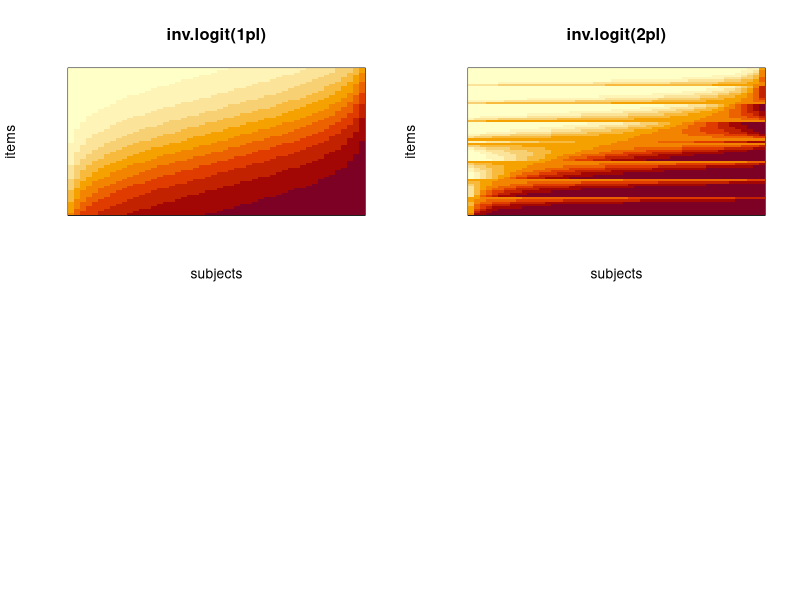

The R source for this figure: (Note: this script raises an error after producing the figure.)
# Item Response Theory when applied to proficiency 
# dictates that the probability of a succesful response to a given problem 
# depends on the ability of the subject and the difficulty of the item

# data are simulated based on a bernouili distribution conditional on the difference
# between the subject ability and the item difficulty
 
# PROFICIENCY (subject abilities)
# assume 49 values on a standard normal distribution with probabilities from .025 to .975
S <- round(qnorm(seq(.01,(1-.01),by=.02),0,1),3)
names(S) <- paste0('s',1:length(S))

# DIFFICULTY & DISCRIMINATION (item properties)
# assume 65 values with probabilities from -2.4 to 2.4 on a uniform distribution
I <- seq(-2.4,2.4,by=.075)
names(I) <- paste0('i',1:length(I))
D <- c(seq(.05,3.15,.1),1,seq(3.15,.05,-.1))
tst <- unlist(lapply(1:4,function(.x) seq(.x,32,by=4)))
tst <- c(tst[32:1],33,tst)
D <- D[tst]
names(D) <- names(I)

# SUCCESS PROBABILITIES
# assume that each subject responds to each item
# assume a success probability that is inversly related to the logit of S-I
P2 <- round(plogis(sweep(outer(S,I,'-'),MARGIN=2,D,`*`)),3)
# reset the discrimation D as rep(1,length(D)) to go from 2PL to 1PL
P1 <- round(plogis(sweep(outer(S,I,'-'),MARGIN=2,rep(1,length(D)),`*`)),3)
dimnames(P1) <- dimnames(P2) <- list(names(S),names(I))

# OBSERVATIONS (Success / Failure)
# assume that the observations are distributed bernouli given the inverse logit of S-I
set.seed(312)
O2 <- matrix(mapply(function(r,c) rbinom(1,1,P2[r,c]), row(P2), col(P2)  ),nrow=nrow(P2),ncol=ncol(P2))
O1 <- matrix(mapply(function(r,c) rbinom(1,1,P1[r,c]), row(P1), col(P1)  ),nrow=nrow(P1),ncol=ncol(P1))
dimnames(O1) <- dimnames(O2) <- list(names(S),names(I))

# PROBABILITIES
par(mfrow=c(2,2))
	image(P1,main="inv.logit(1pl)",xlab="subjects",ylab="items",xaxt='n',yaxt='n')
	image(P2,main="inv.logit(2pl)",xlab="subjects",ylab="items",xaxt='n',yaxt='n')
# OBSERVATIONS
	image(O1.5,main="Obs(1pl)",xlab="subjects",ylab="items",xaxt='n',yaxt='n')
	image(O2.5,main="Obs(2pl)",xlab="subjects",ylab="items",xaxt='n',yaxt='n')
par(mfrow=c(1,1))

